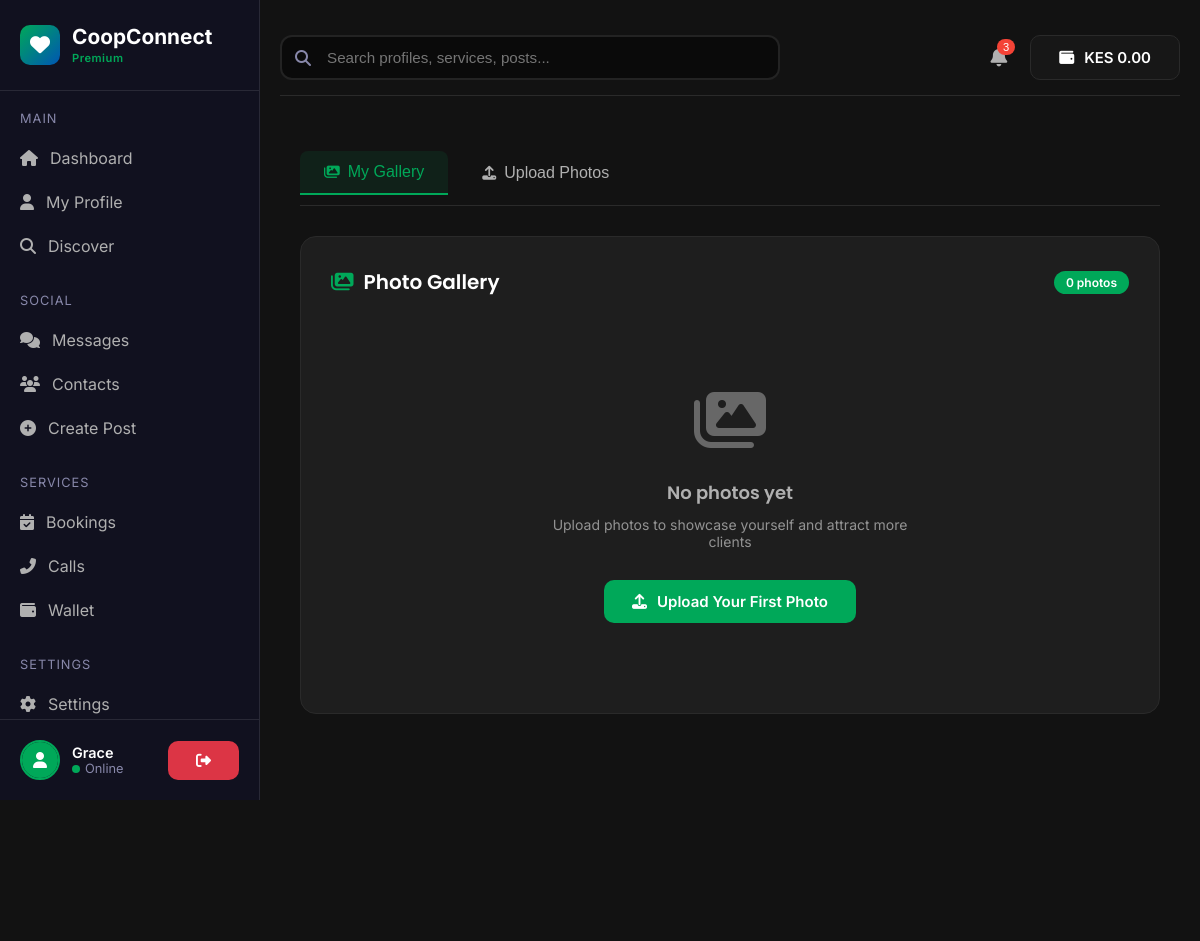
Page /photos/upload/ (signed in) on the earlier database version.
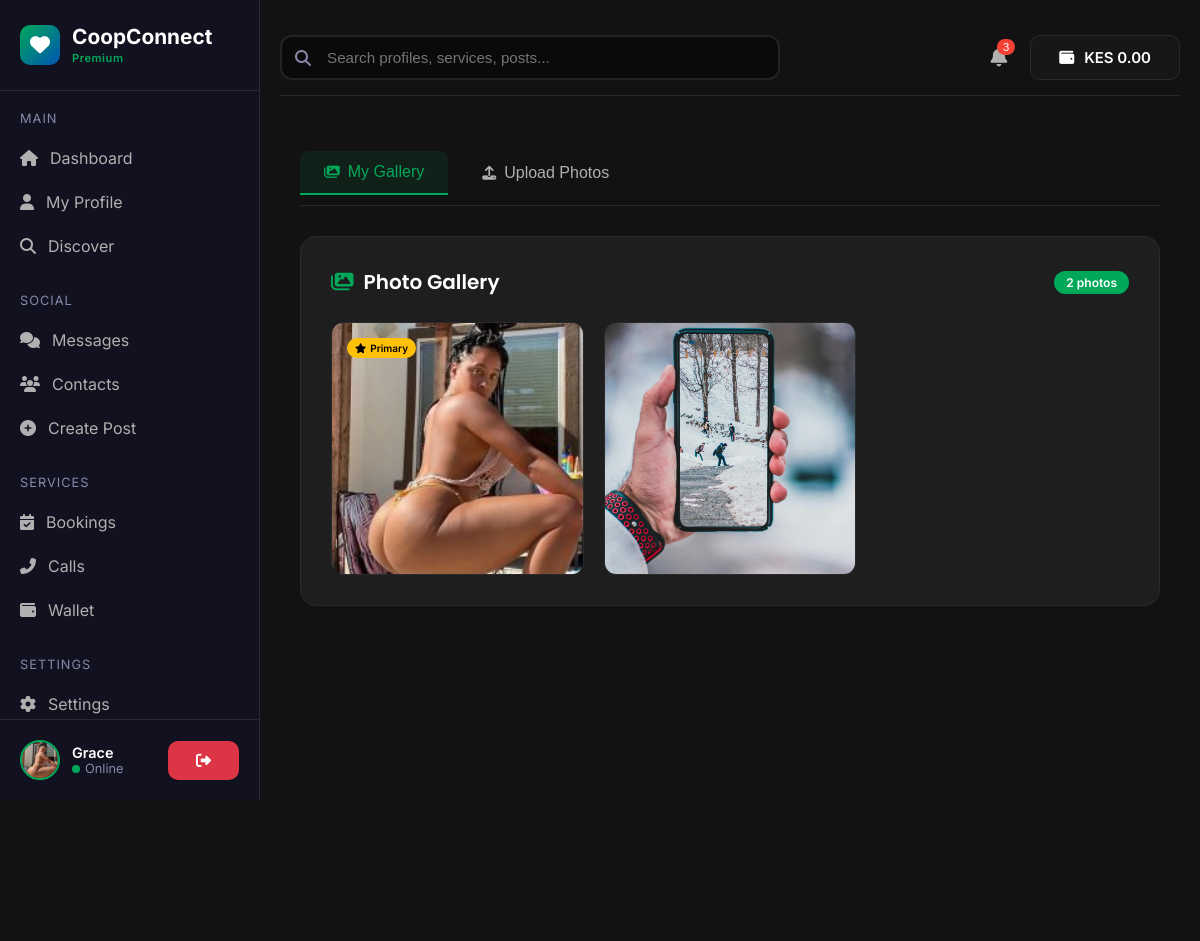
Same page on the later database version.
### main/models.py (models this page shows, shortened)
class Wallet(models.Model):
    user = models.OneToOneField(User, on_delete=models.CASCADE, related_name='wallet')
    balance = models.DecimalField(max_digits=10, decimal_places=2, default=0.00)
    mpesa_balance = models.DecimalField(max_digits=10, decimal_places=2, default=0.00)
    created_at = models.DateTimeField(auto_now_add=True)
    updated_at = models.DateTimeField(auto_now=True)

class Profile(models.Model):
    GENDER_CHOICES = [
        ('Female', 'Female'),
        ('Male', 'Male'),
        ('Other', 'Other'),
    ]
    SEXUAL_ORIENTATION_CHOICES = [
        ('Bisexual', 'Bisexual'),
        ('Straight', 'Straight'),
        ('Gay', 'Gay'),
        ('Lesbian', 'Lesbian'),
        ('Other', 'Other'),
    ]
    user = models.OneToOneField(User, on_delete=models.CASCADE, related_name='profile')
    phone_number = models.CharField(max_length=20, unique=True, help_text="Primary contact number")
    whatsapp_number = models.CharField(max_length=20, blank=True, default='')
    gender = models.CharField(max_length=20, choices=GENDER_CHOICES, default='Other')
    sexual_orientation = models.CharField(max_length=20, choices=SEXUAL_ORIENTATION_CHOICES, default='Other')
    age = models.IntegerField(default=18)  # ADD DEFAULT
    nationality = models.CharField(max_length=100, default='Kenyan')
    county = models.CharField(max_length=100, default='Nairobi')
    city_town = models.CharField(max_length=100, default='Nairobi')
    location = models.TextField(help_text="Detailed location/CBD information", default='Nairobi CBD')
    services_offered = models.TextField(
        help_text="Services separated by commas: Dinner Date, Travel Companion, etc.",
        default='Dinner Date'
    )
    hourly_rate_incall = models.DecimalField(
        max_digits=10, decimal_places=2, null=True, blank=True,
        help_text="Incall rate per hour"
    )
    hourly_rate_outcall = models.DecimalField(
        max_digits=10, decimal_places=2, null=True, blank=True,
        help_text="Outcall rate per hour"
    )
    is_vip = models.BooleanField(default=False)
    is_verified = models.BooleanField(default=False)
    is_online = models.BooleanField(default=False)
    is_available = models.BooleanField(default=True)
    total_views = models.IntegerField(default=0)
    total_calls = models.IntegerField(default=0)
    total_bookings = models.IntegerField(default=0)
    rating = models.DecimalField(max_digits=3, decimal_places=2, default=0.0)
    created_at = models.DateTimeField(auto_now_add=True)
    last_active = models.DateTimeField(auto_now=True)
    class Meta:
        ordering = ['-is_vip', '-last_active']
        verbose_name = "User Profile"
        verbose_name_plural = "User Profiles"

class Photo(models.Model):
    profile = models.ForeignKey(Profile, on_delete=models.CASCADE, related_name='photos')
    image = models.ImageField(upload_to='photos/%Y/%m/%d/')
    caption = models.CharField(max_length=200, blank=True)
    is_primary = models.BooleanField(default=False)
    uploaded_at = models.DateTimeField(auto_now_add=True)
    class Meta:
        ordering = ['-is_primary', '-uploaded_at']

### main/views.py (the view)
# urls.py: path('photos/upload/', views.photo_upload_view, name='upload_photo'),
@login_required
def photo_upload_view(request):
    photos = Photo.objects.filter(profile=request.user.profile).order_by('-is_primary', '-uploaded_at')
    if request.method == 'POST':
        form = PhotoUploadForm(request.POST, request.FILES)
        if form.is_valid():
            photo = form.save(commit=False)
            photo.profile = request.user.profile
            if photo.is_primary:
                Photo.objects.filter(profile=request.user.profile).update(is_primary=False)
            photo.save()
            messages.success(request, 'Photo uploaded successfully!')
            return redirect('upload_photo')
    else:
        form = PhotoUploadForm()
    context = {
        'photos': photos,
        'form': form,
    }
    return render(request, 'dashboard/upload_photo.html', context)

### main/forms.py
class PhotoUploadForm(forms.ModelForm):
    class Meta:
        model = Photo
        fields = ['image', 'caption', 'is_primary']
        widgets = {
            'caption': forms.TextInput(attrs={'placeholder': 'Add a caption...'}),
        }

### main/context_processors.py (called while the page is built)
def unread_messages(request):
    if request.user.is_authenticated:
        unread_count = Message.objects.filter(
            conversation__participants=request.user,
            is_read=False
        ).exclude(sender=request.user).count()
        return {'unread_messages_count': unread_count}
    return {'unread_messages_count': 0}

### templates/dashboard/upload_photo.html (shortened to what this page needs)
{% extends 'base.html' %}
{% load static %}
{% block content %}
<div class="photos-container">
    <div class="photos-tabs">
        <div class="tabs-nav">
            <button class="tab-btn active" data-tab="gallery">
                <i class="fas fa-images"></i> My Gallery
            </button>
            <button class="tab-btn" data-tab="upload">
                <i class="fas fa-upload"></i> Upload Photos
            </button>
        </div>
    </div>
    <div class="photos-content">
        <div class="tab-content active" id="galleryTab">
            <div class="gallery-section">
                <div class="gallery-header">
                    <h2 class="gallery-title">
                        <i class="fas fa-images"></i>
                        Photo Gallery
                    </h2>
                    <span class="photo-count">{{ photos|length }} photo{{ photos|length|pluralize }}</span>
                </div>
                <div class="gallery-grid" id="galleryGrid">
                    {% if photos %}
                        {% for photo in photos %}
                        <div class="photo-item" data-photo-id="{{ photo.id }}">
                            {% if photo.is_primary %}
                            <div class="primary-badge">
                                <i class="fas fa-star"></i> Primary
                            </div>
                            {% endif %}
                            <img src="{{ photo.image.url }}"
                                 alt="{{ photo.caption|default:'Photo' }}"
                                 class="photo-image"
                                 data-image-url="{{ photo.image.url }}"
                                 data-caption="{{ photo.caption|default:'' }}"
                                 data-photo-id="{{ photo.id }}">
                        </div>
                        {% endfor %}
                    {% else %}
                        <div class="empty-gallery">
                            <div class="empty-icon">
                                <i class="fas fa-images"></i>
                            </div>
                            <h3 class="empty-title">No photos yet</h3>
                            <p class="empty-description">
                                Upload photos to showcase yourself and attract more clients
                            </p>
                            <button class="btn btn-primary mt-3 switch-tab" data-tab="upload">
                                <i class="fas fa-upload"></i> Upload Your First Photo
                            </button>
                        </div>
                    {% endif %}
                </div>
            </div>
        </div>
    </div>
</div>
{% endblock %}

### templates/base.html (shortened to what the changed rows need)
<!DOCTYPE html>
{% load static %}
<html lang="en">
<head>
    <link rel="stylesheet" href="https://cdnjs.cloudflare.com/ajax/libs/font-awesome/6.4.0/css/all.min.css">
</head>
<body>
    <div class="app-container">
        <aside class="sidebar">
            <div class="sidebar-footer">
                <div class="user-profile">
                    <div class="user-avatar">
                        {% if user.profile.photos.first %}
                        <img src="{{ user.profile.photos.first.image.url }}" alt="{{ user.username }}">
                        {% else %}
                        <div class="d-flex align-center justify-center h-100" style="background: var(--coop-green);">
                            <i class="fas fa-user"></i>
                        </div>
                        {% endif %}
                    </div>
                    <div class="user-info">
                        <div class="user-name">{{ user.username }}</div>
                        <div class="user-status">
                            <span class="status-dot {% if user.profile.is_online %}online{% else %}offline{% endif %}"></span>
                            <span>{% if user.profile.is_online %}Online{% else %}Offline{% endif %}</span>
                        </div>
                    </div>
                </div>
            </div>
        </aside>
        <main class="main-content">
            <div class="top-bar">
                <div class="top-bar-actions">
                    <a href="{% url 'wallet' %}" class="btn btn-secondary">
                        <i class="fas fa-wallet"></i>
                        <span>KES {{ user.wallet.balance|default:"0.00" }}</span>
                    </a>
                </div>
            </div>
            {% block content %}{% endblock %}
        </main>
    </div>
</body>
</html>

Differences in the rows shown:
added Photo: is_primary True (drawn), image (picture)
added Photo: image (picture)
Other differences:
{{ photos|length }}: "0" → "2"
text no longer shown: "No photos yet Upload photos to showcase yourself and attract more clients Upload Your First Photo"
